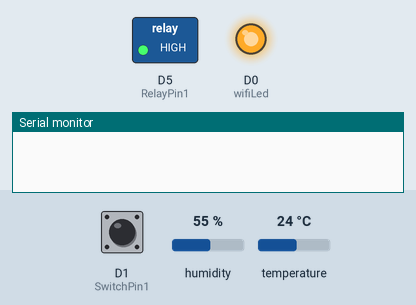
Recording of a sketch running on a simulated ESP8266 (NodeMCU). Shown: switched loads named in the sketch (green lamp = pin HIGH), output pins drawn as LEDs (lit = HIGH), the last lines printed to the serial monitor. Inputs (shaded band) come from the test bench; at power-on: D1 (SwitchPin1) HIGH, humidity 55 %, temperature 24 °C. WiFi joins after 1.5 s; servers stay silent unless stated.

Above: at 0.1 s.
At 2.2 s:
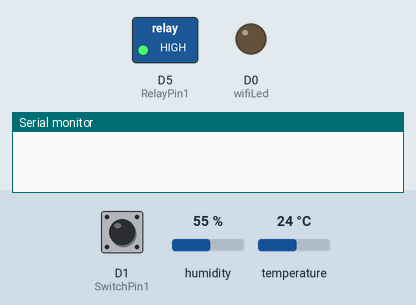
2.3 s: D1 (SwitchPin1) pulled LOW for 0.15 s
At 2.37 s:
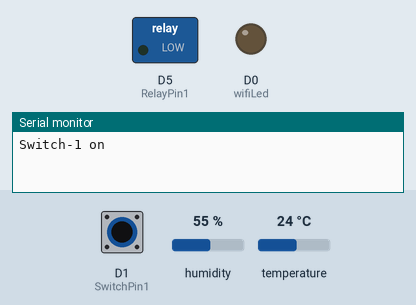
Timing chart, 0 to 5.3 s (numbered marks = the images above; inputs shaded):
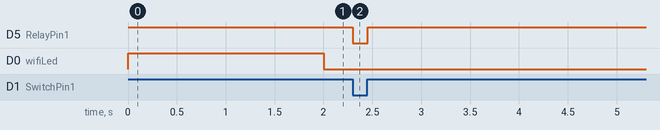

Measured:
- after the input at 2.3 s, D5 (RelayPin1): HIGH → LOW at once, → HIGH 0.15 s later

The sketch:

Blynk_DHT_Switch.ino
```cpp
#define BLYNK_TEMPLATE_ID ""
#define BLYNK_DEVICE_NAME ""
#define BLYNK_AUTH_TOKEN ""

// Projeto medir a temperatura e a umidade com DHT11
#include <DHT.h> //Inclui a biblioteca DHT Sensor Library
#include <ESP8266WiFi.h>
#include <BlynkSimpleEsp8266.h>
#include <DHT.h>

#define DHTPIN D2     // Pino digital 2 conectado ao DHT11
#define DHTTYPE DHT11 // DHT 11

char ssid[] = "";
char pass[] = "";

bool fetch_blynk_state = true; // true or false

#define RelayPin1 D5 // D1

#define SwitchPin1 D1 // SD3

#define wifiLed D0 // D0

// Change the virtual pins according the rooms
#define VPIN_BUTTON_1 V1

#define VPIN_BUTTON_C V5
#define VPIN_TEMPERATURE V6
#define VPIN_HUMIDITY V7

// Relay State
bool toggleState_1 = LOW; // Define integer to remember the toggle state for relay 1

// Switch State
bool SwitchState_1 = LOW;

int wifiFlag = 0;
float temperature1 = 0;
float humidity1 = 0;

char auth[] = BLYNK_AUTH_TOKEN;

BlynkTimer timer;

DHT dht(DHTPIN, DHTTYPE); // Inicializando o objeto dht do tipo DHT passando como parâmetro o pino (DHTPIN) e o tipo do sensor (DHTTYPE)

// When App button is pushed - switch the state

BLYNK_WRITE(VPIN_BUTTON_1)
{
  toggleState_1 = param.asInt();
  digitalWrite(RelayPin1, !toggleState_1);
}

BLYNK_WRITE(VPIN_BUTTON_C)
{
  all_SwitchOff();
}

void all_SwitchOff()
{
  toggleState_1 = 0;
  digitalWrite(RelayPin1, HIGH);
  Blynk.virtualWrite(VPIN_BUTTON_1, toggleState_1);
  delay(100);

  Blynk.virtualWrite(VPIN_HUMIDITY, humidity1);
  Blynk.virtualWrite(VPIN_TEMPERATURE, temperature1);
}

void checkBlynkStatus()
{ // called every 2 seconds by SimpleTimer

  bool isconnected = Blynk.connected();
  if (isconnected == false)
  {
    wifiFlag = 1;
    Serial.println("Blynk Not Connected");
    digitalWrite(wifiLed, HIGH);
  }
  if (isconnected == true)
  {
    wifiFlag = 0;
    if (!fetch_blynk_state)
    {
      Blynk.virtualWrite(VPIN_BUTTON_1, toggleState_1);
    }
    digitalWrite(wifiLed, LOW);
    // Serial.println("Blynk Connected");
  }
}

BLYNK_CONNECTED()
{
  // Request the latest state from the server
  if (fetch_blynk_state)
  {
    Blynk.syncVirtual(VPIN_BUTTON_1);
  }
  Blynk.syncVirtual(VPIN_TEMPERATURE);
  Blynk.syncVirtual(VPIN_HUMIDITY);
}

void readSensor()
{

  float h = dht.readHumidity();
  float t = dht.readTemperature(); // or dht.readTemperature(true) for Fahrenheit

  if (isnan(h) || isnan(t))
  {
    Serial.println("Failed to read from DHT sensor!");
    return;
  }
  else
  {
    humidity1 = h;
    temperature1 = t;
    // Serial.println(temperature1);
    // Serial.println(humidity1);
  }
}

void sendSensor()
{
  readSensor();
  // You can send any value at any time.
  // Please don't send more that 10 values per second.
  Blynk.virtualWrite(VPIN_HUMIDITY, humidity1);
  Blynk.virtualWrite(VPIN_TEMPERATURE, temperature1);
}

void manual_control()
{
  if (digitalRead(SwitchPin1) == LOW && SwitchState_1 == LOW)
  {
    digitalWrite(RelayPin1, LOW);
    toggleState_1 = HIGH;
    SwitchState_1 = HIGH;
    Blynk.virtualWrite(VPIN_BUTTON_1, toggleState_1);
    Serial.println("Switch-1 on");
  }
  if (digitalRead(SwitchPin1) == HIGH && SwitchState_1 == HIGH)
  {
    digitalWrite(RelayPin1, HIGH);
    toggleState_1 = LOW;
    SwitchState_1 = LOW;
    Blynk.virtualWrite(VPIN_BUTTON_1, toggleState_1);
    Serial.println("Switch-1 off");
  }
}

void setup()
{
  Serial.begin(115200); // Inicializa a comunicação serial

  pinMode(RelayPin1, OUTPUT);

  pinMode(wifiLed, OUTPUT);

  pinMode(SwitchPin1, INPUT_PULLUP);

  // During Starting all Relays should TURN OFF
  digitalWrite(RelayPin1, !toggleState_1);

  dht.begin(); // Inicializa o sensor DHT11

  digitalWrite(wifiLed, HIGH);

  // Blynk.begin(auth, ssid, pass);
  WiFi.begin(ssid, pass);
  timer.setInterval(2000L, checkBlynkStatus); // check if Blynk server is connected every 2 seconds
  timer.setInterval(1000L, sendSensor);       // Sending Sensor Data to Blynk Cloud every 1 second
  Blynk.config(auth);
  delay(1000);

  if (!fetch_blynk_state)
  {
    Blynk.virtualWrite(VPIN_BUTTON_1, toggleState_1);
  }
}

void loop()
{
  manual_control();
  Blynk.run();
  timer.run();

  // float h = dht.readHumidity();//lê o valor da umidade e armazena na variável h do tipo float (aceita números com casas decimais)
  // float t = dht.readTemperature();//lê o valor da temperatura e armazena na variável t do tipo float (aceita números com casas decimais)

  // // if (isnan(h) || isnan(t)) {//Verifica se a umidade ou temperatura são ou não um número
  // //   return;//Caso não seja um número retorna
  // // }

  // Serial.print("Umidade: ");//Imprime no monitor serial a mensagem "Umidade: "
  // Serial.print(h);//Imprime na serial o valor da umidade
  // Serial.println("%");//Imprime na serial o caractere "%" e salta para a próxima linha
  // Serial.print("Temperatura: ");//Imprime no monitor serial a mensagem "Temperatura: "
  // Serial.print(t);//Imprime na serial o valor da temperatura
  // Serial.println("°C ");//Imprime no monitor serial "ºC" e salta para a próxima linha
}
```
